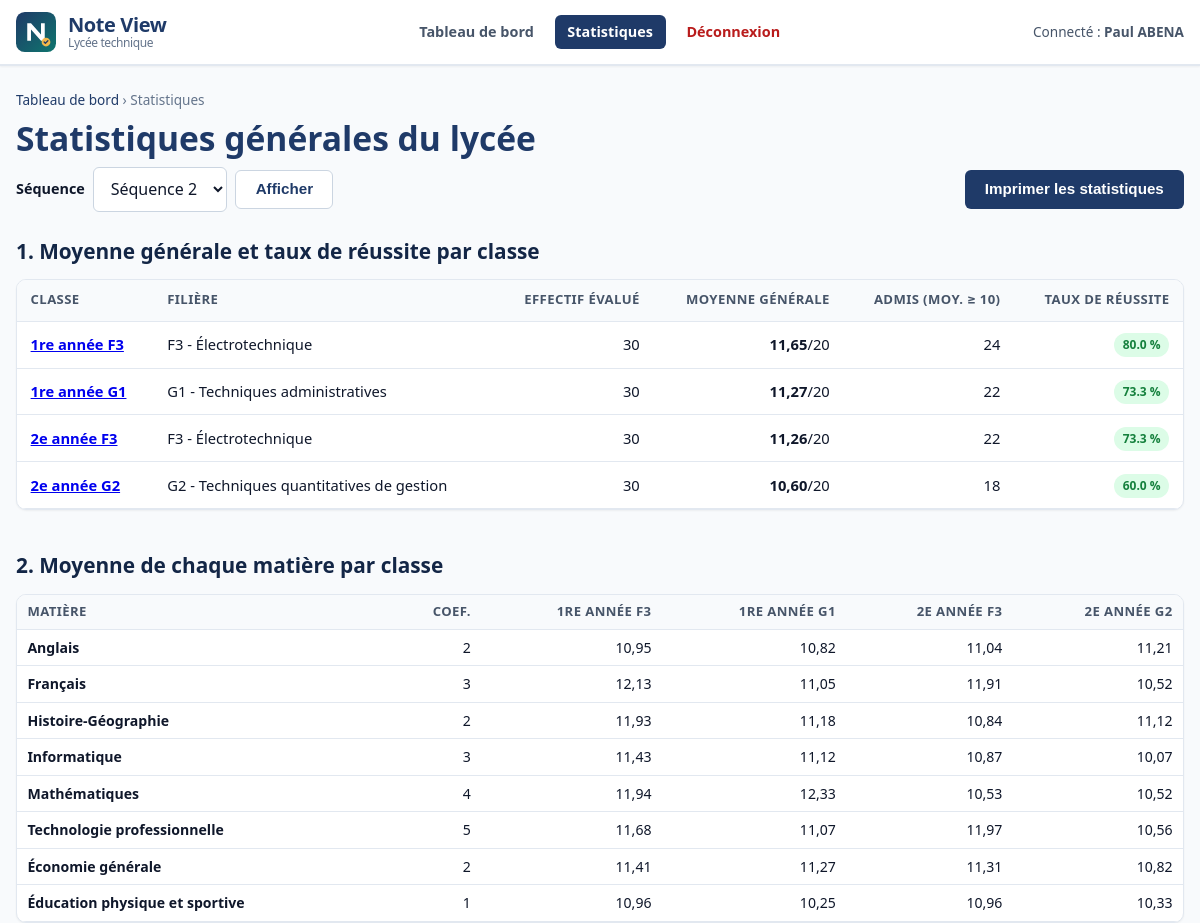
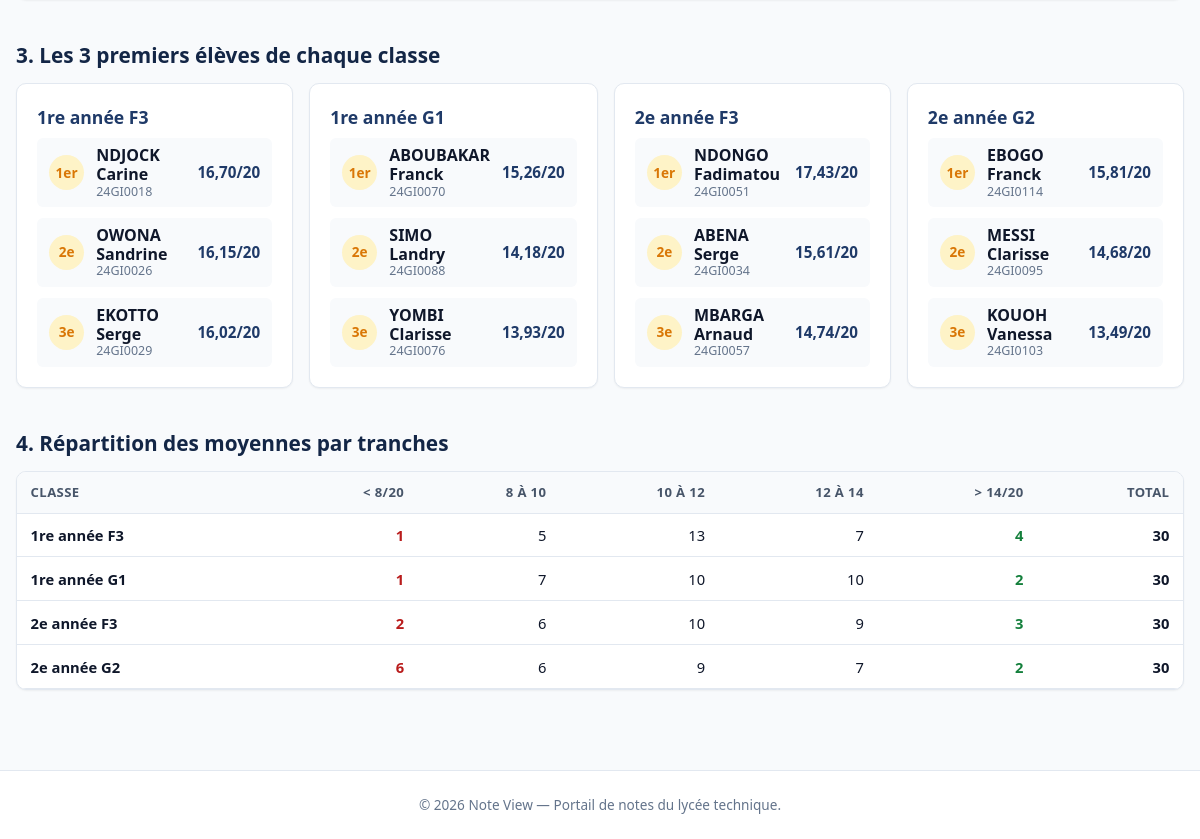
The page /enseignant/statistiques (signed in) on the database its author committed (2 pictures, top to bottom).
### tables this page shows
CREATE TABLE enseignants (
    id                 INTEGER PRIMARY KEY AUTOINCREMENT,
    nom                TEXT NOT NULL,
    login              TEXT NOT NULL UNIQUE,                     -- identifiant de connexion
    mot_de_passe_hash  TEXT NOT NULL                             -- mot de passe haché
);

CREATE TABLE classes (
    id            INTEGER PRIMARY KEY AUTOINCREMENT,
    nom           TEXT    NOT NULL UNIQUE,                       -- nom unique de la classe
    filiere       TEXT    NOT NULL,                              -- filière (F3, G1, ...)
    effectif_max  INTEGER NOT NULL CHECK (effectif_max > 0)      -- capacité maximale
);

CREATE TABLE matieres (
    id             INTEGER PRIMARY KEY AUTOINCREMENT,
    nom            TEXT    NOT NULL UNIQUE,
    coefficient    INTEGER NOT NULL CHECK (coefficient > 0),
    enseignant_id  INTEGER NOT NULL REFERENCES enseignants (id)  -- enseignant responsable
);

CREATE TABLE eleves (
    id               INTEGER PRIMARY KEY AUTOINCREMENT,
    matricule        TEXT    NOT NULL UNIQUE,                    -- ex : 24GI0001
    nom              TEXT    NOT NULL,
    prenom           TEXT    NOT NULL,
    classe_id        INTEGER NOT NULL REFERENCES classes (id),  -- classe de l'élève
    date_naissance   TEXT    NOT NULL,                           -- format AAAA-MM-JJ
    code_acces_hash  TEXT    NOT NULL                            -- code à 4 chiffres haché
);

### app.py (the view)
@app.route("/enseignant/statistiques")
@connexion_requise
def statistiques():
    sequence = sequence_demandee(derniere_sequence())
    if sequence is None:
        flash("Séquence invalide : choisissez une séquence de 1 à 6.", "erreur")
        return redirect(url_for("statistiques"))
    stats = calculer_statistiques(sequence)
    classes = get_db().execute("SELECT id, nom FROM classes ORDER BY nom").fetchall()
    matieres = get_db().execute("SELECT id, nom, coefficient FROM matieres ORDER BY nom").fetchall()
    moy_mat = {(m["classe_id"], m["matiere_id"]): m["moyenne"] for m in stats["matieres_par_classe"]}
    return render_template(
        "enseignant_statistiques.html",
        sequence=sequence,
        stats=stats,
        classes=classes,
        matieres=matieres,
        moy_mat=moy_mat,
    )

### app.py (called while the page is built)
def generer_csrf_token():
    if "csrf_token" not in session:
        session["csrf_token"] = secrets.token_hex(32)
    return session["csrf_token"]

@app.before_request
def verifier_csrf():
    if "csrf_token" not in session:
        session["csrf_token"] = secrets.token_hex(32)
    if request.method == "POST":
        jeton_recu = request.form.get("csrf_token") or request.headers.get("X-CSRF-Token")
        jeton_session = session.get("csrf_token")
        if not jeton_recu or not jeton_session or not secrets.compare_digest(str(jeton_recu), str(jeton_session)):
            abort(400, description="Jeton CSRF invalide ou manquant.")

def get_db():
    if "db" not in g:
        g.db = sqlite3.connect(CHEMIN_BASE)
        g.db.row_factory = sqlite3.Row          # accès aux colonnes par leur nom
        g.db.execute("PRAGMA foreign_keys = ON")  # à activer à CHAQUE connexion
    return g.db

@app.teardown_appcontext
def fermer_db(_exception):
    db = g.pop("db", None)
    if db is not None:
        db.close()

def attribuer_rangs(resultats):
    notes = sorted((r for r in resultats if r["moyenne"] is not None),
                   key=lambda r: r["moyenne"], reverse=True)
    sans_note = [r for r in resultats if r["moyenne"] is None]
    rang, moyenne_precedente = 0, None
    for position, eleve in enumerate(notes, start=1):
        if eleve["moyenne"] != moyenne_precedente:
            rang, moyenne_precedente = position, eleve["moyenne"]
        eleve["rang"] = rang
    occurrences = {}
    for eleve in notes:
        occurrences[eleve["rang"]] = occurrences.get(eleve["rang"], 0) + 1
    for eleve in notes:
        eleve["ex_aequo"] = occurrences[eleve["rang"]] > 1
    for eleve in sans_note:
        eleve["rang"], eleve["ex_aequo"] = None, False
    return notes + sans_note

def resultats_classe(classe_id, sequence):
    lignes = get_db().execute(
        f"""SELECT e.id AS eleve_id, e.matricule, e.nom, e.prenom, mo.moyenne
            FROM eleves e
            LEFT JOIN ({SQL_MOYENNES}) mo ON mo.eleve_id = e.id
            WHERE e.classe_id = ?
            ORDER BY e.nom, e.prenom""",
        (sequence, classe_id),
    ).fetchall()
    return attribuer_rangs([dict(ligne) for ligne in lignes])

def format_rang(rang):
    if rang is None:
        return "—"
    return "1er" if rang == 1 else f"{rang}e"

def format_note(valeur):
    if valeur is None:
        return "—"
    return f"{valeur:.2f}".replace(".", ",")

### templates/enseignant_statistiques.html (shortened to what this page needs)
{% extends "base.html" %}
{% block contenu %}
<p class="fil-ariane"><a href="{{ url_for('tableau_de_bord') }}">Tableau de bord</a> › Statistiques</p>
<h1>Statistiques générales du lycée</h1>
<div class="barre-page sans-impression">
  <form class="selecteur" method="get" action="{{ url_for('statistiques') }}">
    <label for="choix-sequence">Séquence</label>
    <select id="choix-sequence" name="sequence">
      {% for s in SEQUENCES %}
        <option value="{{ s }}" {% if s == sequence %}selected{% endif %}>Séquence {{ s }}</option>
      {% endfor %}
    </select>
    <button type="submit" class="bouton bouton--secondaire">Afficher</button>
  </form>
  <button type="button" class="bouton bouton--principal" data-action="imprimer">Imprimer les statistiques</button>
</div>
<section class="section-stat" aria-labelledby="titre-stat-reussite">
  <h2 id="titre-stat-reussite">1. Moyenne générale et taux de réussite par classe</h2>
  <div class="tableau-defilant" role="region" aria-labelledby="titre-stat-reussite" tabindex="0">
    <table class="tableau">
      <thead>
        <tr>
          <th scope="col">Classe</th>
          <th scope="col">Filière</th>
          <th scope="col" class="nombre">Effectif évalué</th>
          <th scope="col" class="nombre">Moyenne générale</th>
          <th scope="col" class="nombre">Admis (moy. ≥ 10)</th>
          <th scope="col" class="nombre">Taux de réussite</th>
        </tr>
      </thead>
      <tbody>
        {% for c in stats.reussite_par_classe %}
          <tr>
            <th scope="row"><a href="{{ url_for('liste_classe', classe_id=c.classe_id, sequence=sequence) }}">{{ c.classe }}</a></th>
            <td>{{ c.filiere }}</td>
            <td class="nombre">{{ c.effectif }}</td>
            <td class="nombre {% if c.moyenne_generale and c.moyenne_generale < 10 %}texte-alerte{% endif %}"><strong>{{ c.moyenne_generale|note }}</strong>/20</td>
            <td class="nombre">{{ c.nb_reussite }}</td>
            <td class="nombre">
              <span class="badge {% if c.taux_reussite >= 50 %}badge--succes{% else %}badge--alerte{% endif %}">{{ c.taux_reussite }} %</span>
            </td>
          </tr>
        {% endfor %}
      </tbody>
    </table>
  </div>
</section>
<section class="section-stat" aria-labelledby="titre-stat-matieres">
  <h2 id="titre-stat-matieres">2. Moyenne de chaque matière par classe</h2>
  <div class="tableau-defilant" role="region" aria-labelledby="titre-stat-matieres" tabindex="0">
    <table class="tableau tableau--compact">
      <thead>
        <tr>
          <th scope="col">Matière</th>
          <th scope="col" class="nombre">Coef.</th>
          {% for cl in classes %}
            <th scope="col" class="nombre">{{ cl.nom }}</th>
          {% endfor %}
        </tr>
      </thead>
      <tbody>
        {% for m in matieres %}
          <tr>
            <th scope="row">{{ m.nom }}</th>
            <td class="nombre">{{ m.coefficient }}</td>
            {% for cl in classes %}
              {% set val = moy_mat.get((cl.id, m.id)) %}
              <td class="nombre {% if val is not none and val < 10 %}texte-alerte{% endif %}">{{ val|note }}</td>
            {% endfor %}
          </tr>
        {% endfor %}
      </tbody>
    </table>
  </div>
</section>
<section class="section-stat" aria-labelledby="titre-stat-podium">
  <h2 id="titre-stat-podium">3. Les 3 premiers élèves de chaque classe</h2>
  <div class="grille-podiums">
    {% for nom_classe, laureats in stats.trois_premiers.items() %}
      <article class="carte">
        <h3>{{ nom_classe }}</h3>
        {% if laureats %}
          <ol class="liste-laureats">
            {% for l in laureats %}
              <li>
                <div class="laureat-ligne">
                  <span class="laureat-rang">{{ l.rang|rang }}{% if l.ex_aequo %} <small>(ex.)</small>{% endif %}</span>
                  <div class="laureat-info">
                    <strong>{{ l.nom }} {{ l.prenom }}</strong>
                    <span class="laureat-matricule">{{ l.matricule }}</span>
                  </div>
                  <span class="laureat-moyenne">{{ l.moyenne|note }}/20</span>
                </div>
              </li>
            {% endfor %}
          </ol>
        {% else %}
          <p class="encart-vide">Aucun élève classé.</p>
        {% endif %}
      </article>
    {% endfor %}
  </div>
</section>
<section class="section-stat" aria-labelledby="titre-stat-tranches">
  <h2 id="titre-stat-tranches">4. Répartition des moyennes par tranches</h2>
  <div class="tableau-defilant" role="region" aria-labelledby="titre-stat-tranches" tabindex="0">
    <table class="tableau">
      <thead>
        <tr>
          <th scope="col">Classe</th>
          <th scope="col" class="nombre">&lt; 8/20</th>
          <th scope="col" class="nombre">8 à 10</th>
          <th scope="col" class="nombre">10 à 12</th>
          <th scope="col" class="nombre">12 à 14</th>
          <th scope="col" class="nombre">&gt; 14/20</th>
          <th scope="col" class="nombre">Total</th>
        </tr>
      </thead>
      <tbody>
        {% for t in stats.tranches_par_classe %}
          <tr>
            <th scope="row">{{ t.classe }}</th>
            <td class="nombre texte-alerte"><strong>{{ t.moins_de_8 }}</strong></td>
            <td class="nombre">{{ t.de_8_a_10 }}</td>
            <td class="nombre">{{ t.de_10_a_12 }}</td>
            <td class="nombre">{{ t.de_12_a_14 }}</td>
            <td class="nombre texte-succes"><strong>{{ t.plus_de_14 }}</strong></td>
            <td class="nombre"><strong>{{ t.total }}</strong></td>
          </tr>
        {% endfor %}
      </tbody>
    </table>
  </div>
</section>
{% endblock %}

### templates/base.html (shortened to what this page needs)
<!DOCTYPE html>
<html lang="fr">
<head>
  <link rel="stylesheet" href="{{ url_for('static', filename='css/style.css') }}">
  <link rel="stylesheet" href="{{ url_for('static', filename='css/print.css') }}" media="print">
</head>
<body>
  <header class="entete">
    <div class="conteneur entete__barre">
      <a class="marque" href="{{ url_for('accueil') }}">
        <img src="{{ url_for('static', filename='images/logo.svg') }}" alt="Logo Note View" width="40" height="40">
        <span class="marque__texte">Note View <small>Lycée technique</small></span>
      </a>
      <nav class="navigation" aria-label="Navigation principale">
        <ul>
          {% if role == 'eleve' %}
            <li><a href="{{ url_for('bulletin') }}" {% if request.endpoint == 'bulletin' %}aria-current="page"{% endif %}>Mon bulletin</a></li>
            <li><a href="{{ url_for('historique') }}" {% if request.endpoint == 'historique' %}aria-current="page"{% endif %}>Historique</a></li>
            <li>
              <form method="post" action="{{ url_for('deconnexion') }}" class="form-deconnexion">
                <input type="hidden" name="csrf_token" value="{{ csrf_token }}">
                <button type="submit" class="navigation__sortie navigation__bouton">Déconnexion</button>
              </form>
            </li>
          {% elif role == 'enseignant' %}
            <li><a href="{{ url_for('tableau_de_bord') }}" {% if request.endpoint in ('tableau_de_bord', 'saisie_notes', 'liste_classe') %}aria-current="page"{% endif %}>Tableau de bord</a></li>
            <li><a href="{{ url_for('statistiques') }}" {% if request.endpoint == 'statistiques' %}aria-current="page"{% endif %}>Statistiques</a></li>
            <li>
              <form method="post" action="{{ url_for('deconnexion_enseignant') }}" class="form-deconnexion">
                <button type="submit" class="navigation__sortie navigation__bouton">Déconnexion</button>
              </form>
            </li>
          {% endif %}
        </ul>
      </nav>
      {% if nom_utilisateur %}
        <p class="entete__utilisateur">Connecté : <strong>{{ nom_utilisateur }}</strong></p>
      {% endif %}
    </div>
  </header>
  <main id="contenu" class="conteneur principal">
    {% block contenu %}{% endblock %}
  </main>
  <footer class="pied">
    <div class="conteneur">
      <p>&copy; 2026 Note View — Portail de notes du lycée technique.</p>
    </div>
  </footer>
</body>
</html>

### rows shown on the page
enseignants: nom "Paul ABENA"
classes: classe "1re année F3", filiere "F3 - Électrotechnique", effectif "30", moyenne_generale|note "11,65", nb_reussite "24", taux_reussite "80.0", nom "1RE ANNÉE F3", val "10,95", val "12,13", val "11,93", val "11,43", val "11,94", val "11,68", val "11,41", val "10,96", nom "1re année F3", moins_de_8 "1", de_8_a_10 "5", de_10_a_12 "13", de_12_a_14 "7", plus_de_14 "4", total "30"
classes: classe "1re année G1", filiere "G1 - Techniques administratives", effectif "30", moyenne_generale|note "11,27", nb_reussite "22", taux_reussite "73.3", nom "1RE ANNÉE G1", val "10,82", val "11,05", val "11,18", val "11,12", val "12,33", val "11,07", val "11,27", val "10,25", nom "1re année G1", moins_de_8 "1", de_8_a_10 "7", de_10_a_12 "10", de_12_a_14 "10", plus_de_14 "2", total "30"
classes: classe "2e année F3", filiere "F3 - Électrotechnique", effectif "30", moyenne_generale|note "11,26", nb_reussite "22", taux_reussite "73.3", nom "2E ANNÉE F3", val "11,04", val "11,91", val "10,84", val "10,87", val "10,53", val "11,97", val "11,31", val "10,96", nom "2e année F3", moins_de_8 "2", de_8_a_10 "6", de_10_a_12 "10", de_12_a_14 "9", plus_de_14 "3", total "30"
classes: classe "2e année G2", filiere "G2 - Techniques quantitatives de gestion", effectif "30", moyenne_generale|note "10,60", nb_reussite "18", taux_reussite "60.0", nom "2E ANNÉE G2", val "11,21", val "10,52", val "11,12", val "10,07", val "10,56", val "10,82", val "10,33", nom "2e année G2", moins_de_8 "6", de_8_a_10 "6", de_10_a_12 "9", de_12_a_14 "7", plus_de_14 "2", total "30"
matieres: nom "Anglais", coefficient "2"
matieres: nom "Français", coefficient "3"
matieres: nom "Histoire-Géographie", coefficient "2"
matieres: nom "Informatique", coefficient "3"
matieres: nom "Mathématiques", coefficient "4"
matieres: nom "Technologie professionnelle", coefficient "5"
matieres: nom "Économie générale", coefficient "2"
matieres: nom "Éducation physique et sportive", coefficient "1"
eleves: rang|rang "1er", nom "NDJOCK", prenom "Carine", matricule "24GI0018", moyenne|note "16,70"
eleves: rang|rang "2e", nom "OWONA", prenom "Sandrine", matricule "24GI0026", moyenne|note "16,15"
eleves: rang|rang "3e", nom "EKOTTO", prenom "Serge", matricule "24GI0029", moyenne|note "16,02"
eleves: rang|rang "1er", nom "ABOUBAKAR", prenom "Franck", matricule "24GI0070", moyenne|note "15,26"
eleves: rang|rang "2e", nom "SIMO", prenom "Landry", matricule "24GI0088", moyenne|note "14,18"
eleves: rang|rang "3e", nom "YOMBI", prenom "Clarisse", matricule "24GI0076", moyenne|note "13,93"
eleves: rang|rang "1er", nom "NDONGO", prenom "Fadimatou", matricule "24GI0051", moyenne|note "17,43"
eleves: rang|rang "2e", nom "ABENA", prenom "Serge", matricule "24GI0034", moyenne|note "15,61"
eleves: rang|rang "3e", nom "MBARGA", prenom "Arnaud", matricule "24GI0057", moyenne|note "14,74"
eleves: rang|rang "1er", nom "EBOGO", prenom "Franck", matricule "24GI0114", moyenne|note "15,81"
eleves: rang|rang "2e", nom "MESSI", prenom "Clarisse", matricule "24GI0095", moyenne|note "14,68"
eleves: rang|rang "3e", nom "KOUOH", prenom "Vanessa", matricule "24GI0103", moyenne|note "13,49"
